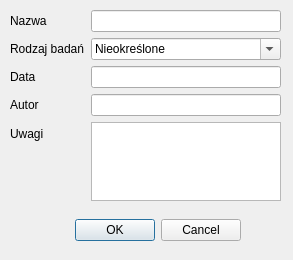
<?xml version="1.0" encoding="UTF-8"?>
<ui version="4.0">
 <class>Dialog</class>
 <widget class="QDialog" name="Dialog">
  <property name="geometry">
   <rect>
    <x>0</x>
    <y>0</y>
    <width>293</width>
    <height>260</height>
   </rect>
  </property>
  <property name="windowTitle">
   <string>Dialog</string>
  </property>
  <widget class="QDialogButtonBox" name="buttonBox">
   <property name="geometry">
    <rect>
     <x>20</x>
     <y>210</y>
     <width>221</width>
     <height>41</height>
    </rect>
   </property>
   <property name="orientation">
    <enum>Qt::Horizontal</enum>
   </property>
   <property name="standardButtons">
    <set>QDialogButtonBox::Cancel|QDialogButtonBox::Ok</set>
   </property>
  </widget>
  <widget class="QWidget" name="formLayoutWidget">
   <property name="geometry">
    <rect>
     <x>10</x>
     <y>10</y>
     <width>271</width>
     <height>191</height>
    </rect>
   </property>
   <layout class="QFormLayout" name="formLayout">
    <item row="0" column="1">
     <widget class="QLineEdit" name="nazwa"/>
    </item>
    <item row="0" column="0">
     <widget class="QLabel" name="label">
      <property name="text">
       <string>Nazwa</string>
      </property>
     </widget>
    </item>
    <item row="1" column="0">
     <widget class="QLabel" name="label_2">
      <property name="text">
       <string>Rodzaj badań</string>
      </property>
     </widget>
    </item>
    <item row="1" column="1">
     <widget class="QComboBox" name="rodzaj_badan">
      <property name="editable">
       <bool>true</bool>
      </property>
      <item>
       <property name="text">
        <string>Nieokreślone</string>
       </property>
      </item>
      <item>
       <property name="text">
        <string>Powierzchniowe</string>
       </property>
      </item>
      <item>
       <property name="text">
        <string>Lotnicze</string>
       </property>
      </item>
     </widget>
    </item>
    <item row="2" column="0">
     <widget class="QLabel" name="label_3">
      <property name="text">
       <string>Data</string>
      </property>
     </widget>
    </item>
    <item row="2" column="1">
     <widget class="QLineEdit" name="data"/>
    </item>
    <item row="3" column="1">
     <widget class="QLineEdit" name="autor"/>
    </item>
    <item row="3" column="0">
     <widget class="QLabel" name="label_4">
      <property name="text">
       <string>Autor</string>
      </property>
     </widget>
    </item>
    <item row="4" column="0">
     <widget class="QLabel" name="label_5">
      <property name="text">
       <string>Uwagi</string>
      </property>
     </widget>
    </item>
    <item row="4" column="1">
     <widget class="QPlainTextEdit" name="uwagi"/>
    </item>
   </layout>
  </widget>
 </widget>
 <tabstops>
  <tabstop>nazwa</tabstop>
  <tabstop>rodzaj_badan</tabstop>
  <tabstop>data</tabstop>
  <tabstop>autor</tabstop>
  <tabstop>uwagi</tabstop>
  <tabstop>buttonBox</tabstop>
 </tabstops>
 <resources/>
 <connections>
  <connection>
   <sender>buttonBox</sender>
   <signal>accepted()</signal>
   <receiver>Dialog</receiver>
   <slot>accept()</slot>
   <hints>
    <hint type="sourcelabel">
     <x>240</x>
     <y>210</y>
    </hint>
    <hint type="destinationlabel">
     <x>157</x>
     <y>259</y>
    </hint>
   </hints>
  </connection>
  <connection>
   <sender>buttonBox</sender>
   <signal>rejected()</signal>
   <receiver>Dialog</receiver>
   <slot>reject()</slot>
   <hints>
    <hint type="sourcelabel">
     <x>240</x>
     <y>210</y>
    </hint>
    <hint type="destinationlabel">
     <x>286</x>
     <y>259</y>
    </hint>
   </hints>
  </connection>
 </connections>
</ui>
